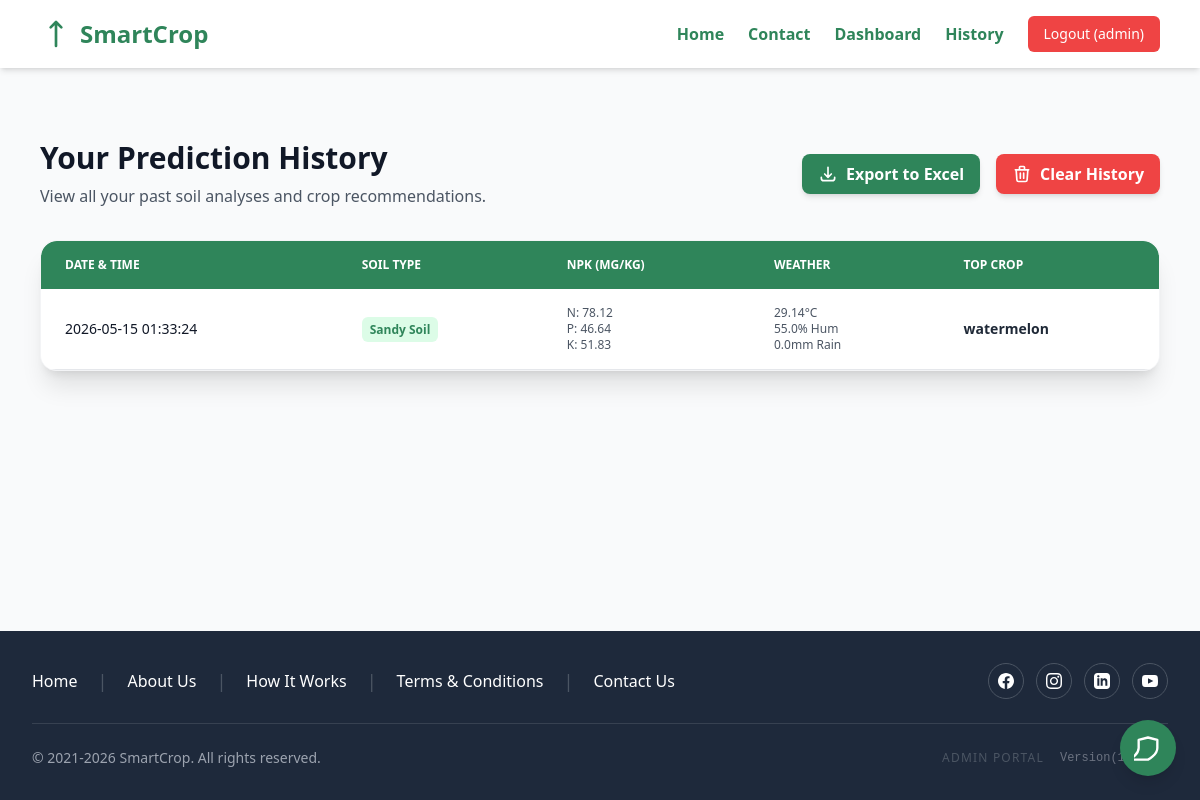
The page /history (signed in) on the database its author committed.
### tables this page shows
CREATE TABLE history (
            id INTEGER PRIMARY KEY AUTOINCREMENT,
            username TEXT NOT NULL,
            timestamp TEXT NOT NULL,
            soil_type TEXT,
            n REAL,
            p REAL,
            k REAL,
            temperature REAL,
            humidity REAL,
            rainfall REAL,
            top_crop TEXT
        );

### app.py (the view)
@app.route('/history')
def history():
    if 'user' not in session:
        flash("Please log in to view your history.", "error")
        return redirect(url_for('login'))
    user_history = get_user_history(session['user'])
    return render_template('history.html', history=user_history)

### services/history_service.py (called while the page is built)
def init_history_db():
    os.makedirs(os.path.dirname(DB_PATH), exist_ok=True)
    conn = sqlite3.connect(DB_PATH)
    cursor = conn.cursor()
    cursor.execute('''
        CREATE TABLE IF NOT EXISTS history (
            id INTEGER PRIMARY KEY AUTOINCREMENT,
            username TEXT NOT NULL,
            timestamp TEXT NOT NULL,
            soil_type TEXT,
            n REAL,
            p REAL,
            k REAL,
            temperature REAL,
            humidity REAL,
            rainfall REAL,
            top_crop TEXT
        )
    ''')
    conn.commit()
    conn.close()

def get_user_history(username):
    init_history_db()
    conn = sqlite3.connect(DB_PATH)
    conn.row_factory = sqlite3.Row
    cursor = conn.cursor()
    cursor.execute('''
        SELECT timestamp, soil_type, n, p, k, temperature, humidity, rainfall, top_crop
        FROM history
        WHERE username = ?
        ORDER BY timestamp DESC
    ''', (username,))
    rows = cursor.fetchall()
    conn.close()
    return [dict(row) for row in rows]

### templates/history.html (shortened to what this page needs)
{% extends 'base.html' %}
{% block content %}
<div class="max-w-6xl mx-auto px-4 py-12">
    <div class="flex justify-between items-center mb-8">
        <div>
            <h1 class="text-3xl font-extrabold text-gray-900">Your Prediction History</h1>
            <p class="text-gray-600 mt-2">View all your past soil analyses and crop recommendations.</p>
        </div>
        {% if history %}
        <div class="flex items-center space-x-4">
            <a href="{{ url_for('export_history') }}"
                class="inline-flex items-center px-4 py-2 bg-agri-green text-white font-semibold rounded-lg shadow-md hover:bg-green-700 transition transform hover:-translate-y-0.5">
                <svg class="w-5 h-5 mr-2" fill="none" stroke="currentColor" viewBox="0 0 24 24">
                    <path stroke-linecap="round" stroke-linejoin="round" stroke-width="2"
                        d="M4 16v1a3 3 0 003 3h10a3 3 0 003-3v-1m-4-4l-4 4m0 0l-4-4m4 4V4"></path>
                </svg>
                Export to Excel
            </a>
            <form action="{{ url_for('clear_history') }}" method="POST"
                onsubmit="return confirm('Are you sure you want to delete all your history? This action cannot be undone.');">
                <button type="submit"
                    class="inline-flex items-center px-4 py-2 bg-red-500 text-white font-semibold rounded-lg shadow-md hover:bg-red-600 transition transform hover:-translate-y-0.5">
                    <svg class="w-5 h-5 mr-2" fill="none" stroke="currentColor" viewBox="0 0 24 24">
                        <path stroke-linecap="round" stroke-linejoin="round" stroke-width="2"
                            d="M19 7l-.867 12.142A2 2 0 0116.138 21H7.862a2 2 0 01-1.995-1.858L5 7m5 4v6m4-6v6m1-10V4a1 1 0 00-1-1h-4a1 1 0 00-1 1v3M4 7h16">
                        </path>
                    </svg>
                    Clear History
                </button>
            </form>
        </div>
        {% endif %}
    </div>
    {% if history %}
    <div class="bg-white rounded-2xl shadow-xl overflow-hidden border border-gray-100">
        <div class="overflow-x-auto">
            <table class="w-full text-sm text-left text-gray-600">
                <thead class="text-xs text-white uppercase bg-agri-green">
                    <tr>
                        <th scope="col" class="px-6 py-4 rounded-tl-2xl">Date & Time</th>
                        <th scope="col" class="px-6 py-4">Soil Type</th>
                        <th scope="col" class="px-6 py-4">NPK (mg/kg)</th>
                        <th scope="col" class="px-6 py-4">Weather</th>
                        <th scope="col" class="px-6 py-4 rounded-tr-2xl">Top Crop</th>
                    </tr>
                </thead>
                <tbody>
                    {% for item in history %}
                    <tr class="bg-white border-b hover:bg-green-50 transition-colors duration-150">
                        <td class="px-6 py-4 font-medium text-gray-900 whitespace-nowrap">
                            {{ item.timestamp }}
                        </td>
                        <td class="px-6 py-4">
                            <span class="px-2 py-1 bg-green-100 text-agri-green rounded-md font-semibold text-xs">{{
                                item.soil_type }}</span>
                        </td>
                        <td class="px-6 py-4">
                            <div class="text-xs">N: {{ item.n }}</div>
                            <div class="text-xs">P: {{ item.p }}</div>
                            <div class="text-xs">K: {{ item.k }}</div>
                        </td>
                        <td class="px-6 py-4">
                            <div class="text-xs">{{ item.temperature }}°C</div>
                            <div class="text-xs">{{ item.humidity }}% Hum</div>
                            <div class="text-xs">{{ item.rainfall }}mm Rain</div>
                        </td>
                        <td class="px-6 py-4 font-bold text-gray-800">
                            {{ item.top_crop }}
                        </td>
                    </tr>
                    {% endfor %}
                </tbody>
            </table>
        </div>
    </div>
    {% endif %}
</div>
{% endblock %}

### templates/base.html (shortened to what this page needs)
<!DOCTYPE html>
<html lang="en">
<head>
    <script src="https://cdn.tailwindcss.com"></script>
</head>
<body class="bg-gray-50 text-gray-800 flex flex-col min-h-screen">
    <nav class="bg-white shadow-md py-4">
        <div class="max-w-6xl mx-auto px-4 flex flex-wrap justify-between items-center">
            <a href="{{ url_for('home') }}" class="text-2xl font-bold text-agri-green flex items-center mb-2 sm:mb-0">
                <svg class="w-8 h-8 mr-2" fill="none" stroke="currentColor" viewBox="0 0 24 24"
                    xmlns="http://www.w3.org/2000/svg">
                    <path stroke-linecap="round" stroke-linejoin="round" stroke-width="2"
                        d="M12 3v18m0-18l-4 4m4-4l4 4"></path>
                </svg>
                SmartCrop
            </a>
            <div class="space-x-4 sm:space-x-6 flex items-center">
                <a href="{{ url_for('home') }}" class="text-agri-green font-semibold hover:text-green-700 transition">Home</a>
                <a href="{{ url_for('contact') }}" class="text-agri-green font-semibold hover:text-green-700 transition">Contact</a>
                {% if session.get('user') %}
                <a href="{{ url_for('predict') }}" class="text-agri-green font-semibold hover:text-green-700 transition">Dashboard</a>
                <a href="{{ url_for('history') }}" class="text-agri-green font-semibold hover:text-green-700 transition">History</a>
                <a href="{{ url_for('logout') }}"
                    class="text-sm px-4 py-2 bg-red-500 text-white rounded-md hover:bg-red-600 transition">Logout ({{
                    session['user'] }})</a>
                {% else %}
                <a href="{{ url_for('login') }}" class="text-gray-600 hover:text-agri-green transition">User Login</a>
                <a href="{{ url_for('signup') }}"
                    class="text-sm px-4 py-2 bg-agri-green text-white rounded-md hover-agri-green transition">Signup</a>
                {% endif %}
            </div>
    </nav>
    <main class="flex-grow">
        {% block content %}{% endblock %}
    </main>
    <footer class="bg-[#1e293b] text-white py-8 mt-12">
        <div class="max-w-7xl mx-auto px-8">
            <div class="flex flex-col md:flex-row justify-between items-center border-b border-gray-700 pb-6 mb-6 gap-6">
                <div class="flex flex-wrap justify-center md:justify-start items-center gap-x-5 gap-y-3 text-base font-medium">
                    <a href="{{ url_for('home') }}" class="hover:text-agri-green transition">Home</a>
                    <span class="text-gray-600 text-lg">|</span>
                    <a href="#" class="hover:text-agri-green transition">About Us</a>
                    <span class="text-gray-600 text-lg">|</span>
                    <a href="#" class="hover:text-agri-green transition">How It Works</a>
                    <span class="text-gray-600 text-lg">|</span>
                    <a href="#" class="hover:text-agri-green transition">Terms &amp; Conditions</a>
                    <span class="text-gray-600 text-lg">|</span>
                    <a href="{{ url_for('contact') }}" class="hover:text-agri-green transition">Contact Us</a>
                </div>
                <div class="flex items-center space-x-3">
                    <a href="#" class="w-9 h-9 rounded-full border border-gray-600 flex items-center justify-center hover:bg-white hover:text-blue-600 transition duration-300">
                    </a>
                    <a href="#" class="w-9 h-9 rounded-full border border-gray-600 flex items-center justify-center hover:bg-white hover:text-pink-600 transition duration-300">
                    </a>
                    <a href="#" class="w-9 h-9 rounded-full border border-gray-600 flex items-center justify-center hover:bg-white hover:text-blue-700 transition duration-300">
                    </a>
                    <a href="#" class="w-9 h-9 rounded-full border border-gray-600 flex items-center justify-center hover:bg-white hover:text-red-600 transition duration-300">
                        <svg class="w-4 h-4" fill="currentColor" viewBox="0 0 24 24"><path d="M19.615 3.184c-3.604-.246-11.631-.245-15.23 0-3.897.266-4.356 2.62-4.385 8.816.029 6.185.484 8.549 4.385 8.816 3.6.245 11.626.246 15.23 0 3.897-.266 4.356-2.62 4.385-8.816-.029-6.185-.484-8.549-4.385-8.816zm-10.615 12.816v-8l8 4-8 4z"/></svg>
                    </a>
                </div>
            </div>
            <div class="flex flex-col md:flex-row justify-between items-center text-sm text-gray-400">
                <p class="text-center mb-2 md:mb-0">&copy; 2021-2026 SmartCrop. All rights reserved.</p>
                <div class="flex items-center gap-4">
                    <a href="{{ url_for('admin_login') }}" class="text-xs text-gray-600 hover:text-gray-400 transition uppercase tracking-widest">Admin Portal</a>
                    <span class="text-xs text-gray-500 font-mono">Version(11.1.0)</span>
                </div>
            </div>
        </div>
    </footer>
    <div id="chat-widget" class="fixed bottom-6 right-6 z-50 flex flex-col items-end">
        <button id="chat-toggle"
            class="w-14 h-14 bg-agri-green text-white rounded-full flex items-center justify-center shadow-lg hover:bg-green-700 hover:scale-105 transition-all duration-300 focus:outline-none focus:ring-4 focus:ring-green-300 relative animate-bounce"
            style="animation-duration: 2s;">
            <svg id="chat-icon" class="w-7 h-7 absolute transition-transform duration-300 transform scale-100 rotate-0"
                fill="none" stroke="currentColor" viewBox="0 0 24 24">
                <path stroke-linecap="round" stroke-linejoin="round" stroke-width="2"
                    d="M12 22s8-4 8-10V5l-8-2-8 2v7c0 6-8 10-8 10z">
                </path>
            </svg>
        </button>
    </div>
</body>
</html>

### templates/base.html (style rules this page uses)
.bg-agri-green { background-color: #2F855A; }
.text-agri-green { color: #2F855A; }

### rows shown on the page
history: user "admin", timestamp "2026-05-15 01:33:24", soil_type "Sandy Soil", n "78.12", p "46.64", k "51.83", temperature "29.14", humidity "55.0", rainfall "0.0", top_crop "watermelon"
